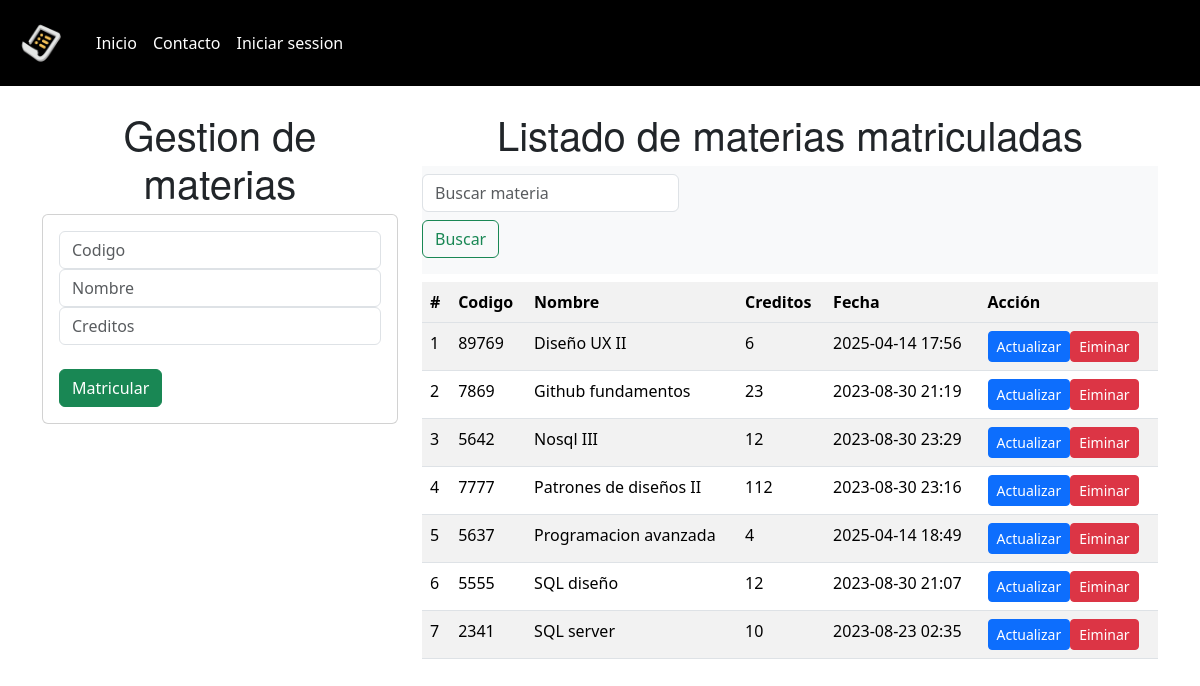
Page /home/ on the earlier database version.
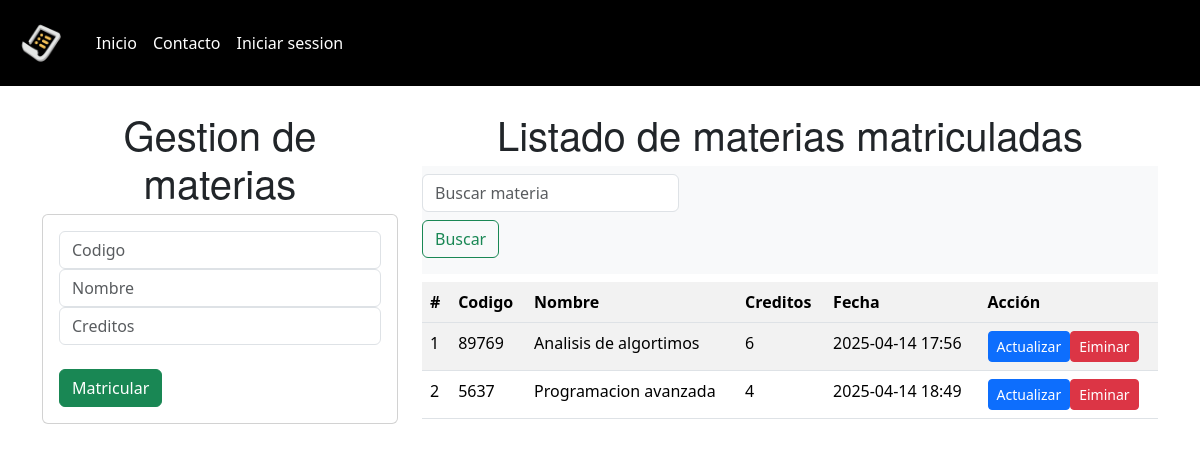
Same page on the later database version.
### GestionarMaterias/models.py (models this page shows, shortened)
class MaricularMaterias(models.Model):
    id = models.CharField(primary_key=True,  max_length=5)
    nombre = models.CharField(max_length=40, blank=False, null=False)
    creditos = models.PositiveSmallIntegerField(blank=False, null=False)
    fecha = models.DateTimeField(auto_now=True)

### GestionarMaterias/views.py (the view)
# urls.py: path('home/', views.home, name="home" ),
def home(request):
    materias = MaricularMaterias.objects.all().order_by("nombre")
    contexto = {"materias": materias}
    return render(request, "gestionMaterias.html", context=contexto)

### GestionarMaterias/templates/gestionMaterias.html (shortened to what this page needs)
{% extends "main.html" %}
{% load static %}
{% block body %}
<div class="row">
    <link rel="stylesheet" href="{% static "styles/font.css" %}">
    <div class="col-sm-12 col-md-6 col-lg-4 col-xl-4">
        <h1><center> Gestion de materias</center></h1>
        <div class="card">
            <div class="card-body">
                <form action="{% url 'register' %}" method="POST">
                    <div class="form-group">
                        <input type="text"  name="codigo" class="form-control" placeholder="Codigo" required>
                    </div>
                    <div class="form-group">
                        <input type="text"  name="nombre" class="form-control" placeholder="Nombre"  max="40" required>
                    </div>
                    <div class="form-group">
                        <input type="text" name="creditos" class="form-control" placeholder="Creditos" required>
                    </div>
                    <div class="form-group">
                        <br>
                        <button type="submit" id="matricular" class="btn btn-success "> Matricular</button>
                    </div>
                </form>
            </div>
        </div>
    </div>
<div class="col-sm-12 col-md-6 col-lg-8 col-xl-8">
    <h1> <center> Listado de materias matriculadas</center></h1>
    <nav class="navbar navbar-light bg-light">
        <form class="form-inline align-content-end" name="q" method="GET" action="{% url "search" %}">
          <input class="form-control mr-sm-0" type="search" placeholder="Buscar materia" aria-label="Search" required>
          <button class="btn btn-outline-success my-2 my-xxl-4" type="submit">Buscar</button>
        </form>
      </nav>
    <div class="table-responsive py-2">
        <table class="table table-striped">
            <thhead>
                <tr>
                    <th> #</th>
                    <th>Codigo</th>
                    <th>Nombre</th>
                    <th>Creditos</th>
                    <th>Fecha</th>
                    <th>Acción</th>
                </tr>
            </thhead>
            <tbody>
                {% for materia in materias %}
                <tr>
                    <td>{{forloop.counter}}</td>
                    <td>{{materia.id}}</td>
                    <td>{{materia.nombre}}</td>
                    <td>{{materia.creditos}}</td>
                    <td>{{materia.fecha|date:"Y-m-d H:i"}}</td>
                    <td>
                        <div class="btn-group" role="group" aria-label="Botones de Acción">
                            <form action="{% url "update" %}" method="POST">
                                <button id="update" class="btn btn-sm btn-primary"> Actualizar </button>
                            </form>
                            <br>
                            <form action="{% url "delete" materia.id %}" method="POST">
                                <button id="delete" class="btn btn-sm btn-danger" onclick=preventDelete()> Eiminar </button>
                            </form>
                        </div>
                      </td>
                </tr>
                {% endfor %}
            </tbody>
        </table>
    </div>
</div>
</div>
{% endblock %}

### GestionarMaterias/templates/main.html (shortened to what this page needs)
<!DOCTYPE html>
{% load static %}
<html lang="en">
<head>
    <link href="https://cdn.jsdelivr.net/npm/bootstrap@5.3.1/dist/css/bootstrap.min.css" rel="stylesheet">
    <link rel="stylesheet" href="{% static "styles/style.css" %}">
</head>
<body>
    <nav class="navbar navbar-expand-lg bg-black text-white">
        <div class="container-fluid">
          <a class="navbar-brand text-white" href="{% url 'home' %}"><img src="{% static "images/crud.png" %}" alt="logo" width="60" height="60"></a>
          <div class="collapse navbar-collapse" id="navbarSupportedContent">
            <ul class="navbar-nav me-auto mb-2 mb-lg-0">
              <li class="nav-item">
                <a class="nav-link active text-white" aria-current="page" href="{% url 'home' %}">Inicio</a>
              </li>
              <li class="nav-item">
                <a class="nav-link text-white" href="{% url 'info' %}">Contacto</a>
              </li>
              <li class="nav-item">
                <a class="nav-link text-white" href="{% url 'login' %}">Iniciar session</a>
              </li>
            </ul>
          </div>
        </div>
      </nav>
      <div class="container py-4">
    {% block body %}{% endblock %}
  </div>
    <br>
    <br>
</body>
</html>

Differences in the rows shown:
removed MaricularMaterias: id "7869", nombre "Github fundamentos", creditos "23", fecha "2023-08-30 21:19"
removed MaricularMaterias: id "5642", nombre "Nosql III", creditos "12", fecha "2023-08-30 23:29"
removed MaricularMaterias: id "7777", nombre "Patrones de diseños II", creditos "112", fecha "2023-08-30 23:16"
removed MaricularMaterias: id "5555", nombre "SQL diseño", creditos "12", fecha "2023-08-30 21:07"
removed MaricularMaterias: id "2341", nombre "SQL server", creditos "10", fecha "2023-08-23 02:35"
changed MaricularMaterias id 89769: nombre "Diseño UX II" → "Analisis de algortimos"
